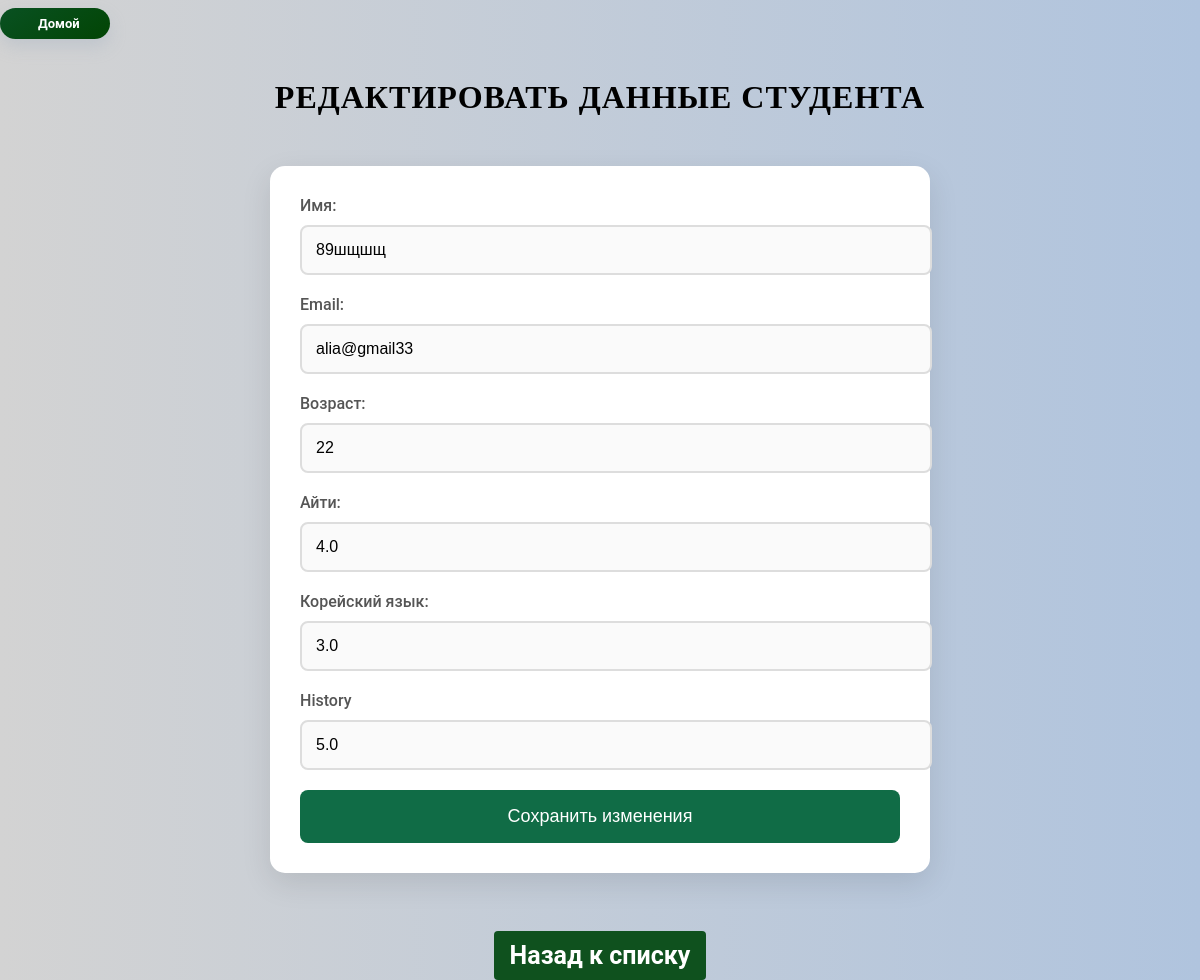
The app's page /edit/4 with its own data.
### app.py (models this page shows, shortened)
class Student(db.Model):
    id = db.Column(db.Integer, primary_key=True)
    name = db.Column(db.String(80), nullable=False)
    email = db.Column(db.String(120), unique=True, nullable=False)
    age = db.Column(db.Integer, nullable=False)
    IT = db.Column(db.Float, nullable=False)
    Korean = db.Column(db.Float, nullable=False)
    History = db.Column(db.Float, nullable=False, default=0.0)
    grade = db.Column(db.Float, nullable=False)

### app.py (the view, shortened to what this page needs)
@app.route('/edit/<int:id>', methods=['GET', 'POST'])
def edit_student(id):
    student = Student.query.get(id)
    if not student:
        return "Студент не найден", 404  # Обработка ошибки, если студент не найден
    return render_template('edit_student.html', student=student)  # Отправка студента в шаблон

### templates/edit_student.html (shortened to what this page needs)
<!DOCTYPE html>
<html lang="en">
<head>
    <link rel="stylesheet" href="{{ url_for('static', filename='edit.style.css') }}">
</head>
<body>
     <div class="home-button">
        <a href="/" class="btn btn-primary">
             Домой
        </a>
    </div>
    <h1>Редактировать данные студента</h1>
    <form action="/edit/{{ student.id }}" method="POST">
        <label for="name">Имя:</label>
        <input type="text" id="name" name="name" value="{{ student.name }}" required><br>
        <label for="email">Email:</label>
        <input type="email" id="email" name="email" value="{{ student.email }}" required><br>
        <label for="age">Возраст:</label>
        <input type="number" id="age" name="age" value="{{ student.age }}" required><br>
        <label for="IT">Айти:</label>
        <input type="number" id="IT" name="IT" value="{{ student.IT}}" step="0.1"><br>
        <label for="Korean">Корейский язык:</label>
        <input type="number" id="Korean" name="Korean" value="{{ student.Korean}}" step="0.1"><br>
        <label for="History">History</label>
        <input type="number" step="any" id="History" name="History" value="{{ student.History }}">
        <button type="submit">Сохранить изменения</button>
    </form>
    <div class="container">
        <a href="/" class="back-link">Назад к списку</a>
    </div>
</body>
</html>

### static/edit.style.css (style rules this page uses)
body { font-family: 'Roboto', sans-serif; background: linear-gradient(to right, #d3d3d3, #b0c4de); margin: 0; padding: 0; color: #333; }
h1 { text-align: center; margin-top: 40px; font-size: 32px; color: black; font-family: 'Playfair Display', serif; text-transform: uppercase; letter-spacing: 1px; }
form { max-width: 600px; margin: 50px auto; padding: 30px; background-color: #fff; border-radius: 15px; box-shadow: 0 10px 30px rgba(0, 0, 0, 0.1); font-size: 16px; color: #333; transition: transform 0.3s ease-in-out; }
form label { display: block; margin-bottom: 10px; font-weight: 500; color: #555; }
form input { width: 100%; padding: 14px; margin-bottom: 20px; border: 2px solid #ddd; border-radius: 8px; background-color: #fafafa; font-size: 16px; transition: all 0.3s ease-in-out; }
form button { width: 100%; padding: 16px; background-color: #106c46; color: white; font-size: 18px; border: none; border-radius: 8px; cursor: pointer; transition: background-color 0.3s ease, transform 0.3s ease; }
a { display: inline-block; margin-top: 8px; padding: 10px 16px; text-decoration: none; font-size: 25px; color: #fff; background-color: #0f511e; border-radius: 4px; font-weight: bold; text-align: center; transition: background-color 0.3s ease; }
.container { text-align: center; margin-top: 10px; }
.btn { padding: 8px 30px; font-size: 13px; text-decoration: none; color: white; background: linear-gradient(145deg, #095122, #024504); border-radius: 30px; box-shadow: 0px 8px 16px rgba(168, 181, 195, 0.4); transition: all 0.3s ease-in-out; }

### records on screen
Student: name "89шщшщ", email "alia@gmail33", age "22", IT "4.0", Korean "3.0", History "5.0"
